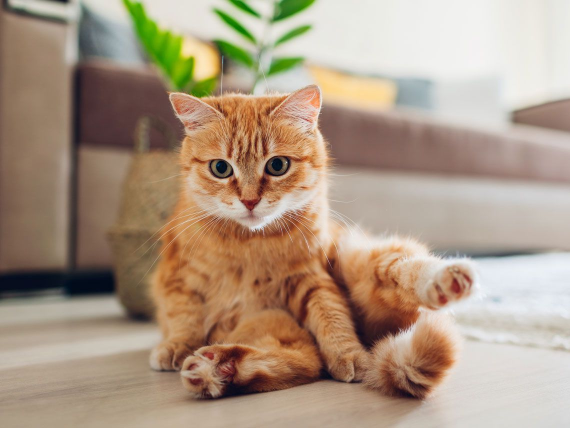
#> input picture tutorials/OpenCV/fotos/cat1.jpg, 1140 x 855 px (shown at 1/2 size)
$ python 3_scale_img.py
#> lines starting #> are read from the running program, lines starting #| are printed output that depends on the picture
#> further down, frame is the input picture: shape (855, 1140, 3); mean B, G, R 131.3, 151.7, 172.4
import cv2 as cv

def rescaleFrame(frame, scale=0.50):
#> called with scale = 0.5
    height = int(frame.shape[0] * scale)
#> height = 427
    width  = int(frame.shape[1] * scale)
#> width = 570
    dimension = (width, height)
#> dimension = (570, 427)
    return cv.resize(frame, dimension, interpolation=cv.INTER_AREA)
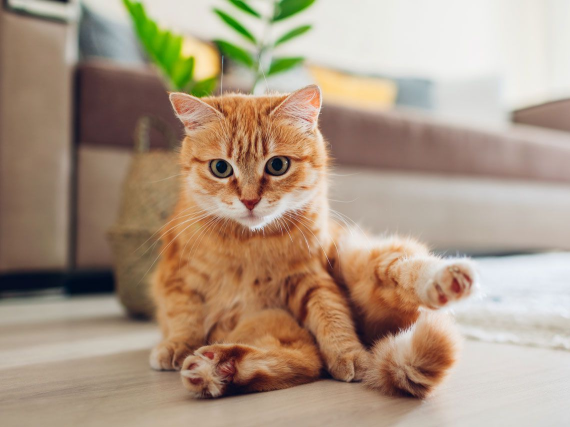
#> returned value: shape (427, 570, 3); mean of channels 0, 1, 2 131.3, 151.7, 172.4; drawn as B, G, R

frame = cv.imread('fotos/cat1.jpg')
frame_scaled = rescaleFrame(frame)

cv.imshow('window title', frame_scaled)
cv.waitKey(0)

$ run again, with tutorials/OpenCV/fotos/cat2.jpg copied over tutorials/OpenCV/fotos/cat1.jpg
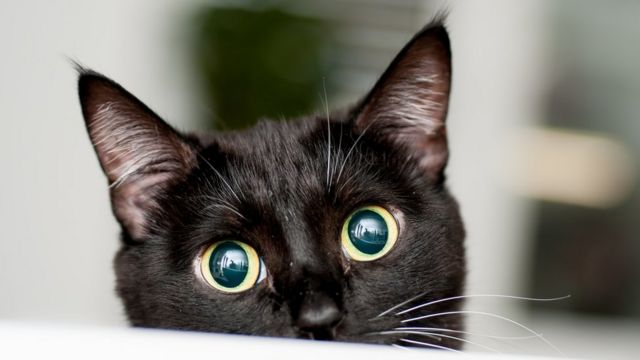
#> input picture tutorials/OpenCV/fotos/cat2.jpg, 640 x 360 px
#> frame is the input picture: shape (360, 640, 3); mean B, G, R 115.4, 122.8, 125.4
#> in rescaleFrame, `return cv.resize(frame, dimension, interpolation=cv.INTER_AREA)`:
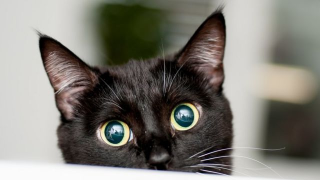
#> returned value: shape (180, 320, 3); mean of channels 0, 1, 2 115.5, 122.9, 125.5; drawn as B, G, R
